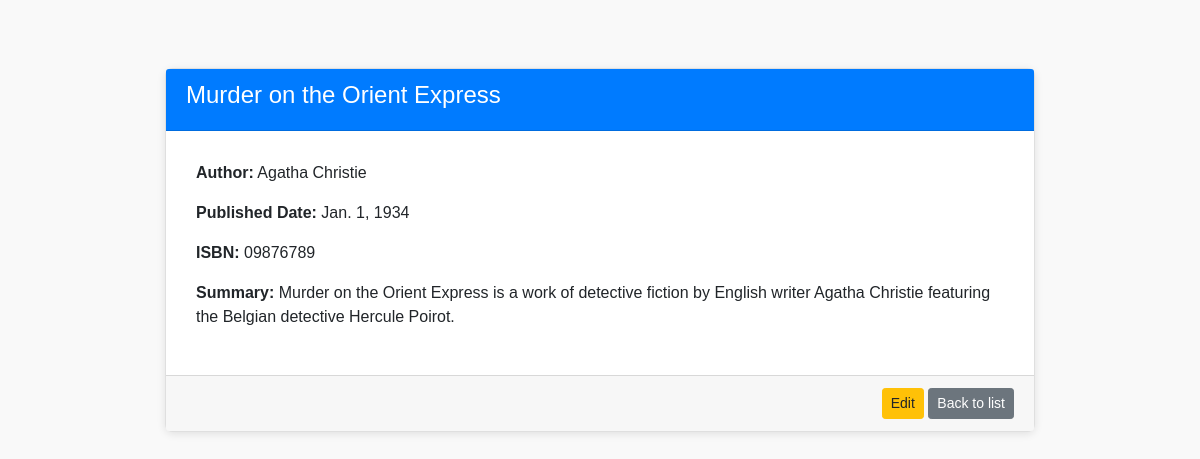
Screenshot of /book/1/ with the database file from the repository.
### library/models.py (models this page shows, shortened)
class Book(models.Model):
    title = models.CharField(max_length=200)
    author = models.CharField(max_length=100)
    published_date = models.DateField()
    isbn = models.CharField(max_length=13, unique=True)
    summary = models.TextField()

### library/views.py (the view)
# urls.py: path('book/<int:pk>/', views.book_detail, name='book_detail'),
def book_detail(request, pk):
    book = get_object_or_404(Book, pk=pk)
    return render(request, 'library/book_detail.html', {'book': book})

### library/templates/library/book_detail.html (shortened to what this page needs)
<!DOCTYPE html>
<html lang="en">
<head>
    {% load static %}
    <link rel="stylesheet" href="https://maxcdn.bootstrapcdn.com/bootstrap/4.5.2/css/bootstrap.min.css">
    <link rel="stylesheet" href="{% static 'css/styles.css' %}">
</head>
<body>
    <div class="container mt-5">
        <div class="card">
            <div class="card-header">
                <h4>{{ book.title }}</h4>
            </div>
            <div class="card-body">
                <p><strong>Author:</strong> {{ book.author }}</p>
                <p><strong>Published Date:</strong> {{ book.published_date }}</p>
                <p><strong>ISBN:</strong> {{ book.isbn }}</p>
                <p><strong>Summary:</strong> {{ book.summary }}</p>
            </div>
            <div class="card-footer">
                <a href="{% url 'book_edit' book.pk %}" class="btn btn-warning btn-sm">Edit</a>
                <a href="{% url 'book_list' %}" class="btn btn-secondary btn-sm">Back to list</a>
            </div>
        </div>
    </div>
</body>
</html>

### library/static/css/styles.css (style rules this page uses)
body { font-family: 'Arial', sans-serif; background-color: #f9f9f9; padding-top: 20px; }
a { color: #007bff; text-decoration: none; }
.container { max-width: 900px; margin: 0 auto; }
.card { border-radius: 8px; box-shadow: 0px 2px 8px rgba(0, 0, 0, 0.1); margin-bottom: 20px; }
.card-header { background-color: #007bff; color: white; font-weight: bold; }
.card-body { padding: 30px; background-color: #ffffff; }
.card-footer { text-align: right; background-color: #f7f7f7; }
.btn-warning { background-color: #ffc107; border-color: #ffc107; }

### rows the page displays
Book: title "Murder on the Orient Express", author "Agatha Christie", published_date "Jan. 1, 1934", isbn "09876789", summary "Murder on the Orient Express is a work of detective fiction by English writer Agatha Christie featuring the Belgian detective Hercule Poirot."
